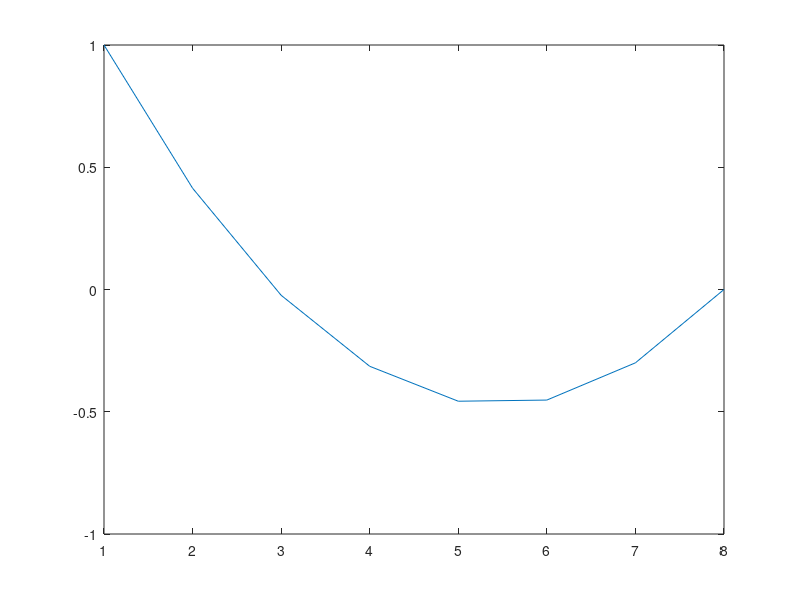

Here is the MATLAB script that generated this plot:
% Solving the Poisson equation in non-isotropic, non-homogenius materials
% using Finite ELement Method
% This example has been worked out for a homogenius material. 
% This code can be edited for non-homogenius materials (by using different material
% properties for differnet elements.

% (C) Reza Rahemi 2010

%% Initial Conditions and constants

epsilon_0=8.85*1e-12; %permitivity 
v0=1; %Volts
d=8*1e-2; %cm
rho=1e-8 ; %C.me-3

% Number of elements
N_e=7;
% Number of nodes
N_n=N_e+1;

%% element length

l=d/N_e;


%% k element matrix 
k_e=(epsilon_0/l)*[+1,-1;-1,+1];

%% f element matrix 
f_e=-l*rho/2*[1;1];

%Initialize the global matrix
k=zeros(N_n,N_n);
b=zeros(N_n,1);
elmconn=zeros(N_e,2); %Assembly matrix

for c=1:N_e;
elmconn(c,1)=c;
end

for c=1:N_e
elmconn(c,2)=c+1;
end


%Loop through the elements 

for e=1:N_e
    %Double loop through the local nodes of each element
    for i=1:2;
        for j=1:2;
            k(elmconn(e,i),elmconn(e,j))= k(elmconn(e,i),elmconn(e,j))+k_e(i,j);
        end
        b(elmconn(e,i))=b(elmconn(e,i))+f_e(i);
    end
end

%% solving for V (Potential)

% using the system of linear equations solver from matlab : Ax=B : x=B\A
%in this case, additional Drichlet boundary conditions that v(1,1)=0 and V=0 at the last node can be
%implemented so the first col and row of coef. matrix is eliminated. and
%the b matrix is updated according to b_i=b_i-ki1*V0 where V0=Vn and n is
%the row at which the Drichlet boundary condition is imposed upon. 

k_global=k(2:size(k,1)-1,2:size(k,2)-1);
b_global=b(2:size(b,1)-1,1);
for i=1:size(b_global,1);
b_global(i,1)=b(i+1,1)-k(i+1,1)*v0;
end

v=k_global\b_global;

v_matrix=[1;v;0]

plot(v_matrix)
